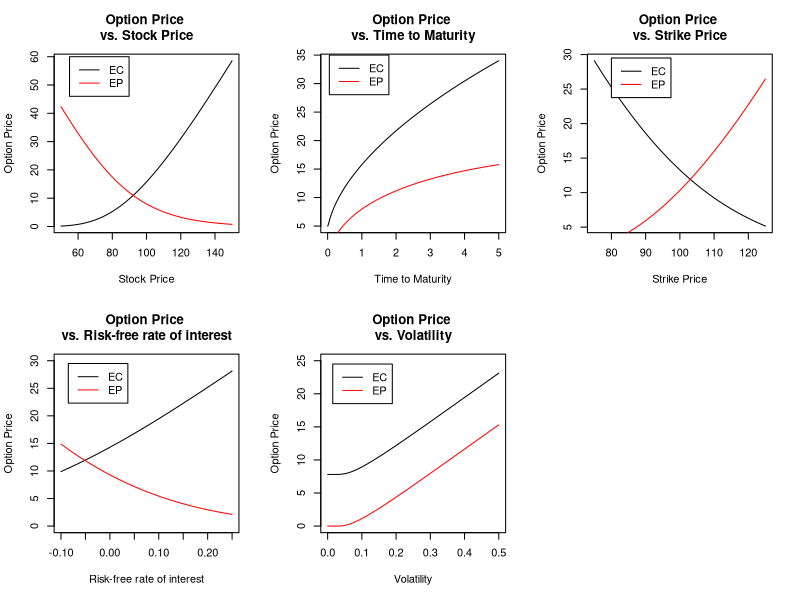

This chart was generated by the following R code:
# Derivative Pricing: Black-Scholes Model
# Non-dividend paying stocks!

BlackScholesModelEC <- function(S, T, K, r, sig) {
  d1 = (log(S/K) + (r + (sig^2/2))*T)/(sig*sqrt(T))
  d2 = d1 - sig*sqrt(T)
  EC = S * pnorm(d1) - K * exp(-r*T) * pnorm(d2)
  return (EC)
}

BlackScholesModelEP <- function(S, T, K, r, sig) {
  d1 = (log(S/K) + (r + (sig^2/2))*T)/(sig*sqrt(T))
  d2 = d1 - sig*sqrt(T)
  EP = -S * pnorm(-d1) + K * exp(-r*T)*pnorm(-d2)
  return (EP)
}

# Example I
EC = BlackScholesModelEC(20, 1, 15, 0.05, 0.2)
EP = BlackScholesModelEP(20, 1, 15, 0.05, 0.2)

# Does the Put-Call Parity hold? 
# EC(K,T) + PV(K) = EP(K,T) + S
all.equal(EC + exp(-0.05*1)* 15, EP + 20)
# Parity!

# Example II
EC = BlackScholesModelEC(275, 1, 150, 0.045, 0.1)
EP = BlackScholesModelEP(275, 1, 150, 0.045, 0.1)
# Does the Put-Call Parity hold here?
all.equal(EC + exp(-0.045*1)*150, EP + 275)
# Parity!

# How do paramter values affect the option Price? 
# Example: S= 100, T = 1, K = 95, r = 0.03, sig = 0.3
EC = BlackScholesModelEC(100, 1, 95, 0.03, 0.3)
EP = BlackScholesModelEP(100, 1, 95, 0.03, 0.3)
EC
EP

par(mfrow=c(2,3))

# 1: Stock Price
Sx <- seq(50, 150, 0.1)
plot(Sx, BlackScholesModelEC(Sx, 1, 95, 0.03, 0.3), 
     type='l', main='Option Price \nvs. Stock Price', xlab='Stock Price', ylab='Option Price')
lines(Sx, BlackScholesModelEP(Sx, 1, 95, 0.03, 0.3), col='red')
legend(55, 60, legend=c("EC", "EP"), col=c("black", "red"), lty=c(1,1))

# 2: Time to Maturity
Tx <- seq(0, 5, 0.01)
plot(Tx, BlackScholesModelEC(100, Tx, 95, 0.03, 0.3), 
     type='l', main='Option Price \nvs. Time to Maturity', xlab='Time to Maturity', ylab='Option Price')
lines(Tx, BlackScholesModelEP(100, Tx, 95, 0.03, 0.3), col='red')
legend(0.05, 35, legend=c("EC", "EP"), col=c("black", "red"), lty=c(1,1))

# 3: Strike Price
Kx <- seq(75, 125, 0.01)
plot(Kx, BlackScholesModelEC(100, 1, Kx, 0.03, 0.3), 
     type='l', main='Option Price \nvs. Strike Price', xlab='Strike Price', ylab='Option Price')
lines(Kx, BlackScholesModelEP(100, 1, Kx, 0.03, 0.3), col='red')
legend(80, 29.5, legend=c("EC", "EP"), col=c("black", "red"), lty=c(1,1))

# 4: Risk-Free rate of interest
rx <- seq(-0.1, 0.25, 0.01)
plot(rx, BlackScholesModelEC(100, 1, 95, rx, 0.3), 
     type='l', main='Option Price \nvs. Risk-free rate of interest', xlab='Risk-free rate of interest', 
     ylab='Option Price', xlim=c(-0.1, 0.25), ylim=c(0, 30))
lines(rx, BlackScholesModelEP(100, 1, 95, rx, 0.3), col='red')
legend(-0.085, 29.5, legend=c("EC", "EP"), col=c("black", "red"), lty=c(1,1))

# 5: Volatility
sigx <- seq(0, 0.5, 0.01)
plot(sigx, BlackScholesModelEC(100, 1, 95, 0.03, sigx), 
     type='l', main='Option Price \nvs. Volatility', xlab='Volatility', 
     ylab='Option Price', ylim = c(0, 25))
lines(sigx, BlackScholesModelEP(100, 1, 95, 0.03, sigx), col='red')
legend(0.015, 24.5, legend=c("EC", "EP"), col=c("black", "red"), lty=c(1,1))











